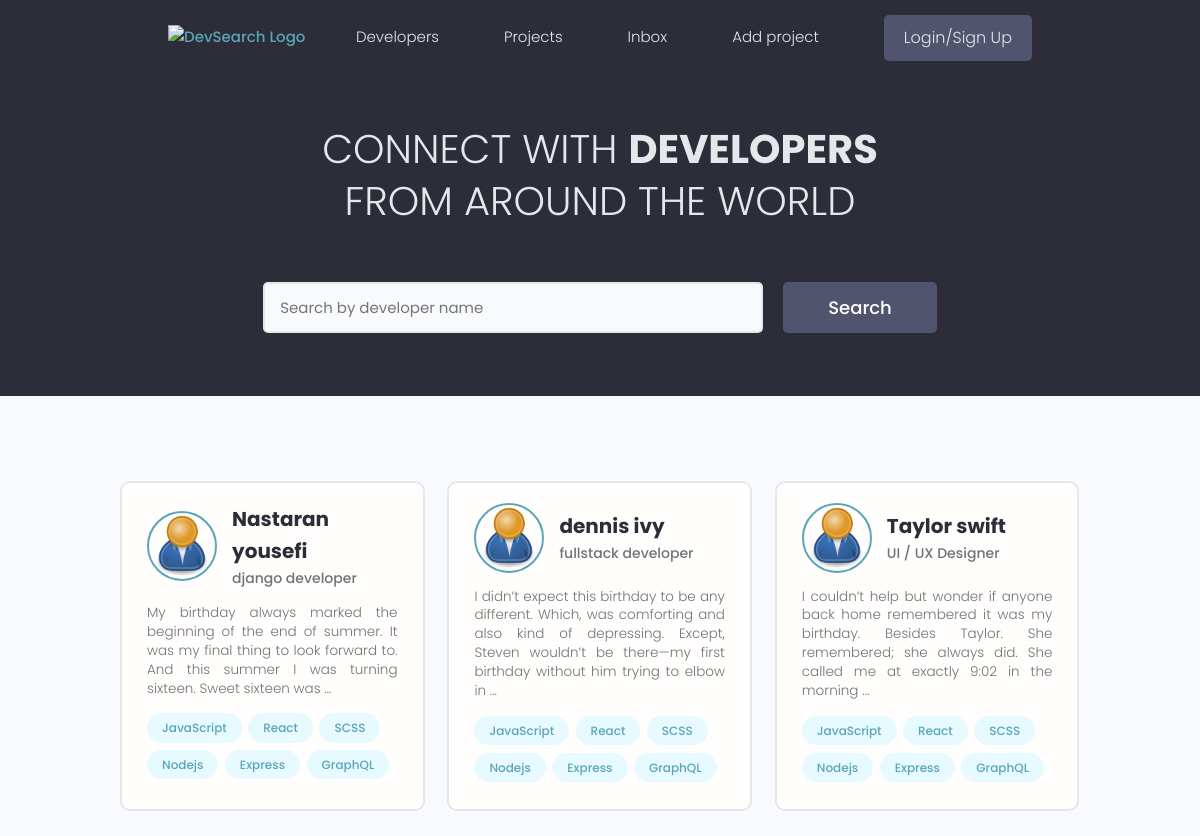
Before: / with the older database file.
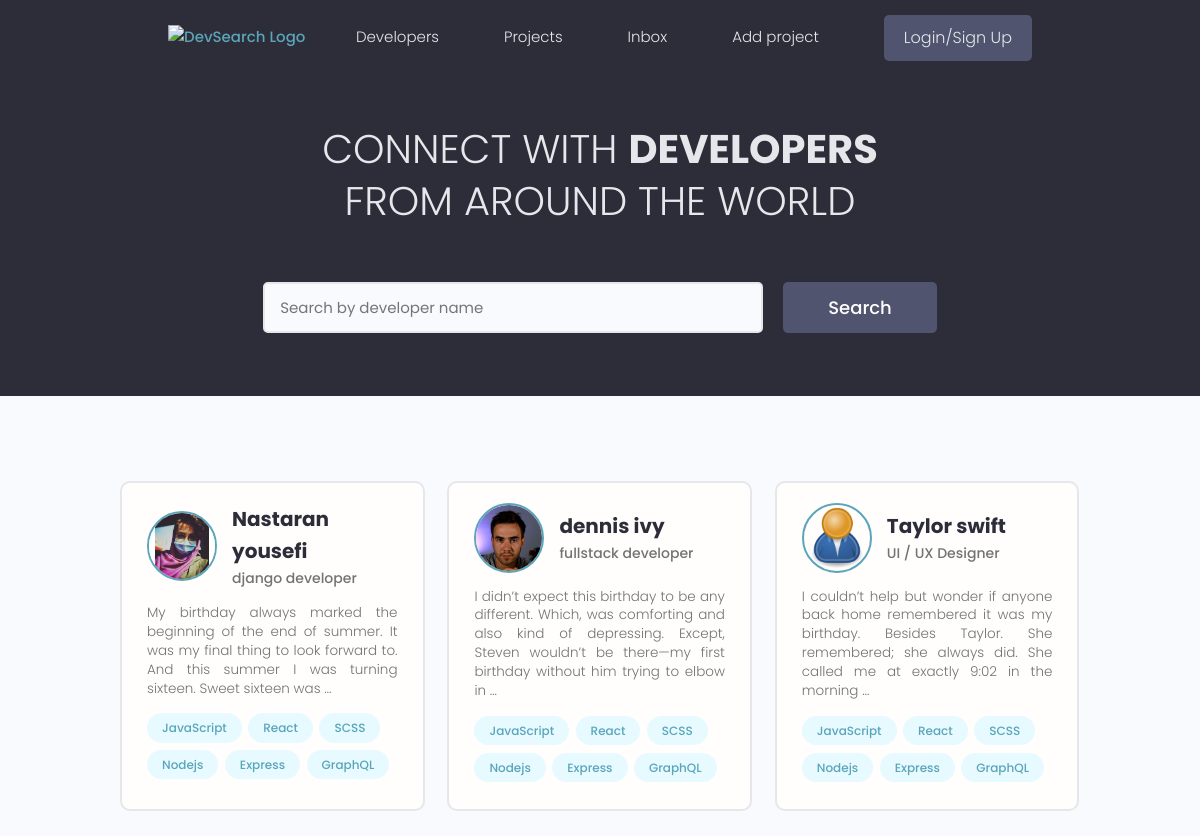
After: the same page with the newer database file.
### users/models.py (models this page shows, shortened)
class Profile(models.Model):
    user = models.OneToOneField(User, on_delete=models.CASCADE, null=True, blank=True)
    name = models.CharField(max_length=250, null=True, blank=True)
    username = models.CharField(max_length=250, null=True, blank=True)
    email = models.EmailField(max_length=500, blank=True, null=True)
    short_intro = models.CharField(max_length=200, blank=True, null=True)
    bio = models.TextField(blank=True, null=True)
    profile_image = models.ImageField(blank=True, null=True, upload_to='profiles/',
                         default='profiles/user-default.png')
    social_github = models.CharField(max_length=500, blank=True, null=True)
    social_linkedin = models.CharField(max_length=500, blank=True, null=True)
    social_website = models.CharField(max_length=500, blank=True, null=True)
    social_twitter = models.CharField(max_length=500, blank=True, null=True)
    created = models.DateTimeField(auto_now_add=True)
    id = models.UUIDField(default=uuid.uuid4, unique=True, editable=False, primary_key=True)

### users/views.py (the view)
# urls.py: path('', views.profiles, name='profiles'),
def profiles(request):
    profiles = Profile.objects.all()
    context = {
        'profiles' : profiles,
    }
    return render(request, 'users/profiles.html', context)

### users/templates/users/profiles.html (shortened to what this page needs)
{% extends 'main.html' %}
{% block content %}
<main class="home">
    <section class="hero-section text-center">
      <div class="container container--narrow">
        <div class="hero-section__box">
          <h2>CONNECT WITH <span>DEVELOPERS</span></h2>
          <h2>FROM AROUND THE WORLD</h2>
        </div>
        <div class="hero-section__search">
          <form class="form" action="#" method="get">
            <div class="form__field">
              <input class="input input--text" id="formInput#search" type="text" name="text"
                placeholder="Search by developer name" />
            </div>
            <input class="btn btn--sub btn--lg" type="submit" value="Search" />
          </form>
        </div>
      </div>
    </section>
    <section class="devlist">
      <div class="container">
        <div class="grid grid--three">
        {% for profile in profiles %}
          <div class="column card">
            <div class="dev">
              <a href="" class="card__body">
                <div class="dev__profile">
                  <img class="avatar avatar--md" src="{{ profile.profile_image.url }}" alt="image" />
                  <div class="dev__meta">
                    <h3>{{ profile.name }}</h3>
                    <h5>{{ profile.short_intro }}</h5>
                  </div>
                </div>
                <p class="dev__info">{{ profile.bio|truncatewords:30 }}</p>
                <div class="dev__skills">
                  <span class="tag tag--pill tag--main">
                    <small>JavaScript</small>
                  </span>
                  <span class="tag tag--pill tag--main">
                    <small>React</small>
                  </span>
                  <span class="tag tag--pill tag--main">
                    <small>SCSS</small>
                  </span>
                  <span class="tag tag--pill tag--main">
                    <small>Nodejs</small>
                  </span>
                  <span class="tag tag--pill tag--main">
                    <small>Express</small>
                  </span>
                  <span class="tag tag--pill tag--main">
                    <small>GraphQL</small>
                  </span>
                </div>
              </a>
            </div>
          </div>
          {% endfor %}
        </div>
      </div>
    </section>
  </main>
{% endblock %}

Changed rows visible on the page:
changed Profile "Nastaran yousefi": profile_image: picture added in place of a placeholder
changed Profile "dennis ivy": profile_image: picture added in place of a placeholder
